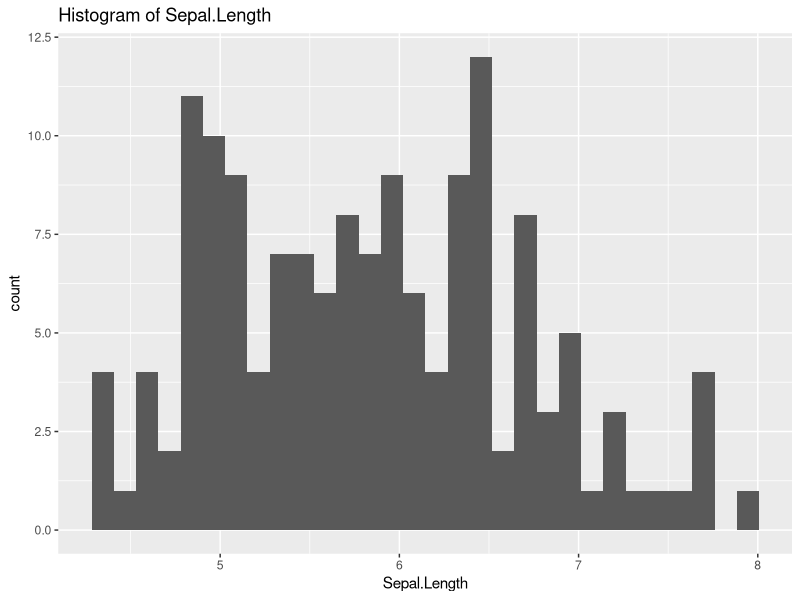
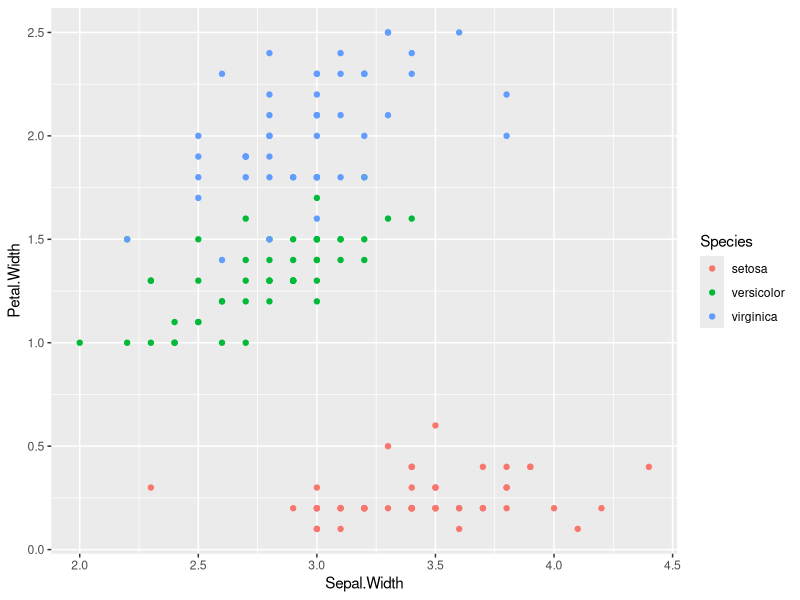
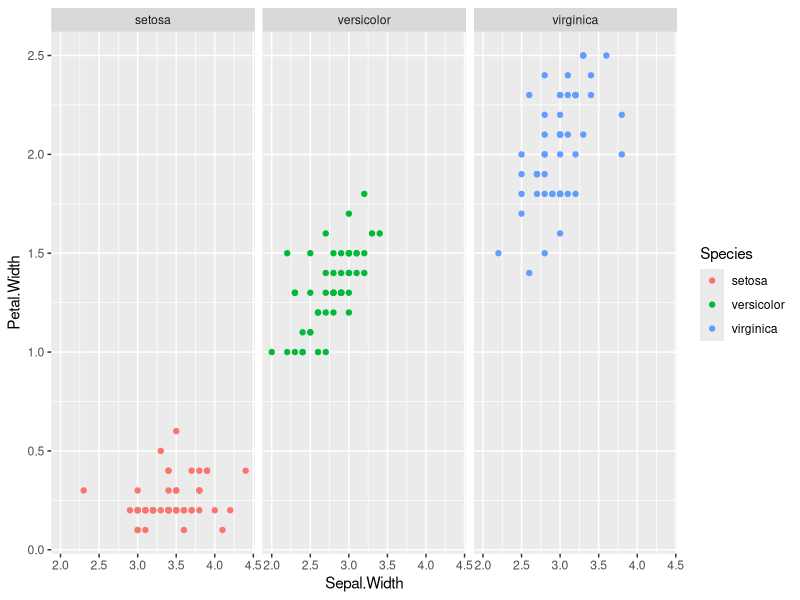
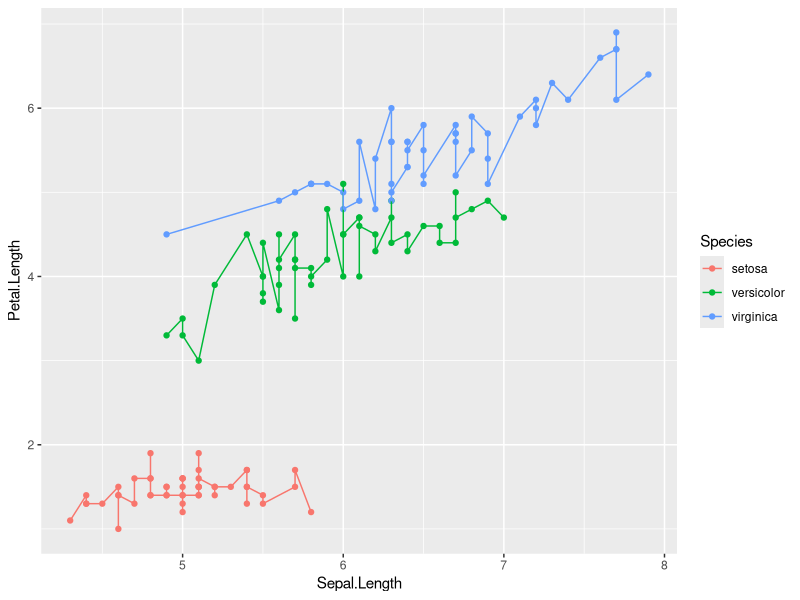

Generate these figures, in order, with R:
# Answer for data visualisation with ggplot2 exercise
# Tengku Muhammad Hanis Mokhtar
# September 19, 2023


# Packages ----------------------------------------------------------------

library(tidyverse)


# Data --------------------------------------------------------------------

data("iris")
skimr::skim(iris)


# Question 1 --------------------------------------------------------------

# Make histogram for variable Sepal.Length and give title for the histogram plot

ggplot(data = iris, mapping = aes(x = Sepal.Length)) +
  geom_histogram() +
  labs(title = "Histogram of Sepal.Length")


# Question 2 --------------------------------------------------------------

# Make a scatter plot between variables Sepal.Width and Petal.Width and give different colors 
# for each species (variable Species)

ggplot(data = iris, mapping = aes(x = Sepal.Width, y = Petal.Width, color = Species)) +
  geom_point() 

# Next, separate the scatter plot, so that each species is its own plot

ggplot(data = iris, mapping = aes(x = Sepal.Width, y = Petal.Width, color = Species)) +
  geom_point() +
  facet_grid(~Species)


# Question 3 --------------------------------------------------------------

# Make a line plot on top of a scatter plot between variables Sepal.Length and Petal.Length and 
# give different colors for each species (variable Species)

ggplot(data = iris, mapping = aes(x = Sepal.Length, y = Petal.Length, color = Species)) +
  geom_point() +
  geom_line()
